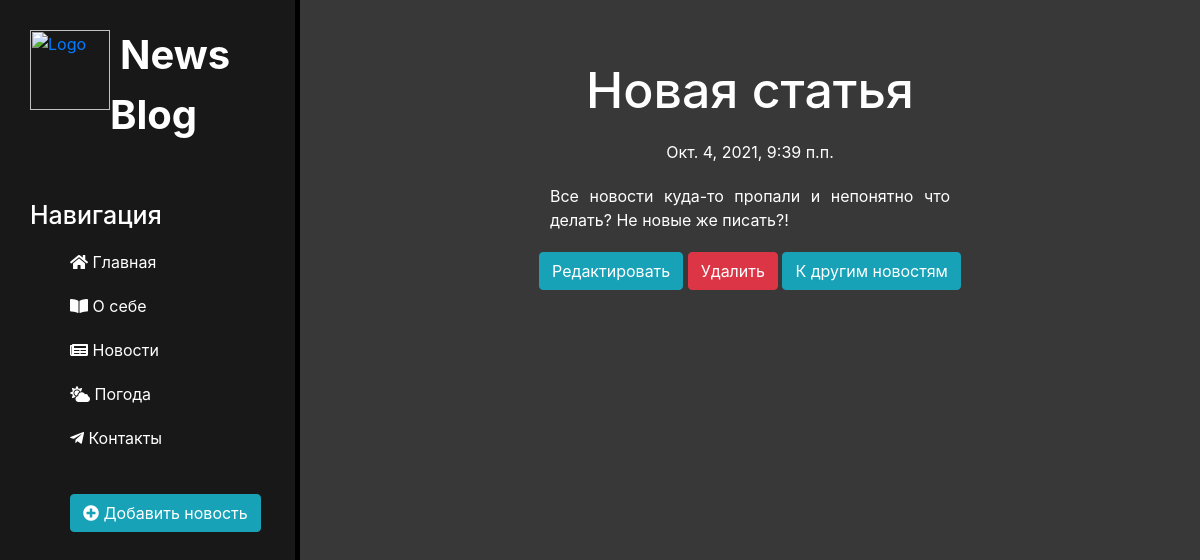
Page /news/15 on the earlier database version.
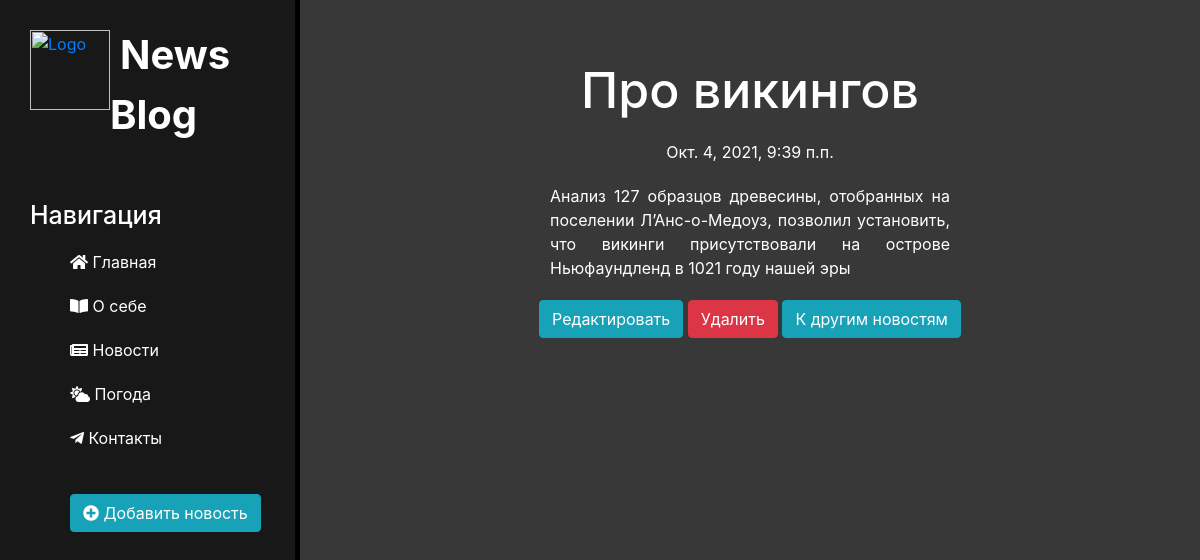
Same page on the later database version.
### news/models.py (models this page shows, shortened)
class Articles(models.Model):
    title = models.CharField("Название", max_length=56)
    announce = models.CharField("Анонс", max_length=256)
    full_text = models.TextField("Текст статьи")
    date = models.DateTimeField("Дата и время", default=timezone.now)
    class Meta:
        verbose_name = "Новость"
        verbose_name_plural = "Новости"

### news/views.py (the view)
# urls.py: path('<int:pk>', views.NewsDetailView.as_view(), name='news_detail'),
class NewsDetailView(DetailView):
    model = Articles
    template_name = 'news/news_details.html'
    context_object_name = 'article'

### news/templates/news/news_details.html (shortened to what this page needs)
{% extends "main/layout.html" %}
{% block content %}
    <div class="features">
        <h1>{{ article.title }}</h1>
        <p>{{ article.date }}</p>
        <p class="article">{{ article.full_text }}</p>
        <a href="{% url 'news_update' article.id %}" class="btn btn-info">Редактировать</a>
        <a href="{% url 'news_delete' article.id %}" class="btn btn-danger">Удалить</a>
        <a href="{% url 'news_home' %}" class="btn btn-info">К другим новостям</a>
    </div>
{% endblock %}

Differences in the rows shown:
changed Articles: title "Новая статья" → "Про викингов"; full_text "Все новости куда-то пропали и непонятно что делать? Не новые же писать?!" → "Анализ 127 образцов древесины, отобранных на поселении Л’Анс-о-Медоуз, позволил установить, что викинги присутствовали на острове Ньюфаундленд в 1021 году нашей эры"
